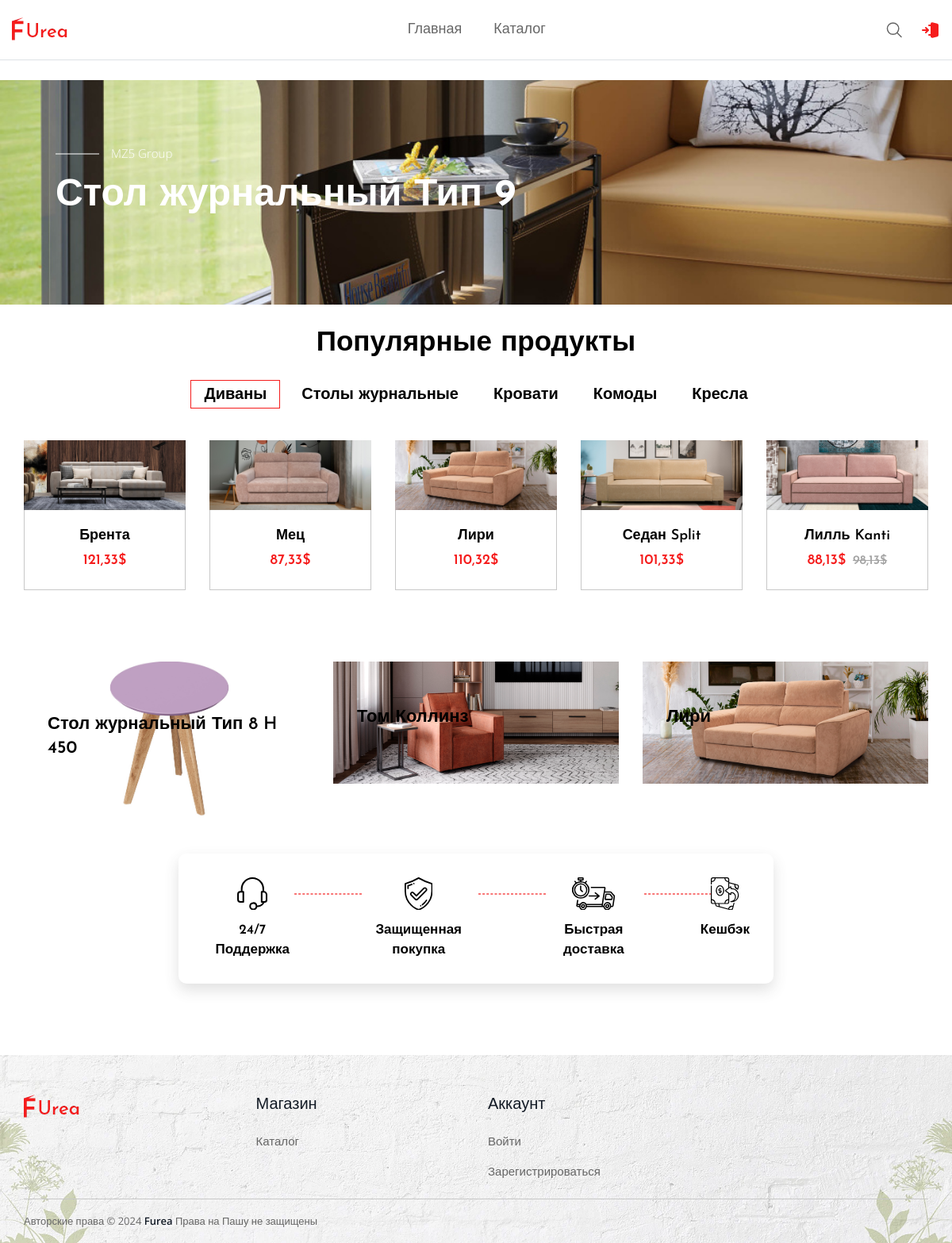
The page / on the database its author committed.
### shop/models/product.py (models this page shows, shortened)
class Product(models.Model):
    name = models.CharField(max_length=255)
    category = models.ForeignKey(Category, on_delete=models.CASCADE)
    description = models.TextField()
    created = models.DateTimeField(auto_now_add=True)
    price = models.DecimalField(max_digits=5, decimal_places=2)
    decimal = models.DecimalField(max_digits=5, decimal_places=2)
    brand = models.ForeignKey(Brand, on_delete=models.CASCADE)
    materials = models.ManyToManyField(Material)
    def get_new_price(self):
        return self.price - self.decimal
    def get_old_price(self):
        return self.price
    def has_discount(self):
        return self.decimal != 0

### shop/models/product_image.py (models this page shows)
class ProductImage(models.Model):
    product = models.ForeignKey(Product, on_delete=models.CASCADE, related_name='images')
    image = models.ImageField('product_images')

### shop/models/brand.py (models this page shows)
class Brand(models.Model):
    name = models.CharField(max_length=255)
    def __str__(self):
        return self.name

### shop/models/category.py (models this page shows)
class Category(models.Model):
    name = models.CharField(max_length=255)
    def __str__(self):
        return self.name

### FurnitureShop/views.py (the view)
# urls.py: path('', HomeView.as_view(), name='home')
class HomeView(TemplateView):
    template_name = 'pages/home.html'
    extra_context = {
        'title': 'Главная',
        'top_banner_products': Product.objects.order_by('?').all()[:3],
        'bottom_banner_products': Product.objects.order_by('?').all()[:3],
        'categories': {category: Product.objects.order_by('?').filter(category=category)[:10]
                       for category in Category.objects.all()}
    }

### cart/context_processors.py (called while the page is built)
def cart_processors(request):
    cart = Cart(request)
    return {
        'cart': {
            'items': cart.get_items(),
            'total_price': cart.get_total_price(),
            'total_count': cart.get_total_count()
        }
    }

### cart/service.py (called while the page is built)
    def get_items(self):
        return [self.__to_cart_item(product_id, self.__dict[product_id]) for product_id in self.__dict]

    def get_total_count(self):
        return sum(map(lambda x: int(x), self.__dict.values()))

    def get_total_price(self):
        return sum(
            map(lambda item: self.__model.objects.get(id=item[0]).get_new_price() * int(item[1]),
                self.__dict.items()))

### templates/pages/home.html (shortened to what this page needs)
{% extends 'layout.html' %}
{% load  static %}
{% block content %}
    <section class="hero__slider--section">
        <div class="hero__slider--inner hero__slider--activation swiper">
            <div class="hero__slider--wrapper swiper-wrapper">
                {% for product in top_banner_products %}
                    <div class="swiper-slide ">
                        <div class="hero__slider--items hero__slider--bg"
                             style="background-image: url('{{ product.images.all.0.image.url }}')">
                            <div class="container-fluid">
                                <div class="hero__slider--items__inner">
                                    <div class="row row-cols-1">
                                        <div class="col">
                                            <div class="slider__content">
                                                <p class="slider__content--desc desc1 text-white mb-15">{{ product.brand }}</p>
                                                <a href="{% url 'shop:details' product.id %}">
                                                    <h2 class="slider__content--maintitle text-white h1">{{ product.name }}</h2>
                                                </a>
                                            </div>
                                        </div>
                                    </div>
                                </div>
                            </div>
                        </div>
                    </div>
                {% endfor %}
            </div>
        </div>
    </section>
    <section class="product__section section--padding pt-0 mt-5">
        <div class="container-fluid">
            <div class="section__heading text-center mb-30">
                <h2 class="section__heading--maintitle">Популярные продукты</h2>
            </div>
            <ul class="product__tab--btn d-flex justify-content-center mb-50">
                {% for category, products in categories.items %}
                    <li class="product__tab--btn__list {% if forloop.first %}active{% endif %}"
                        data-toggle="tab"
                        data-target="#cat{{ category.id }}">
                        {{ category }}
                    </li>
                {% endfor %}
            </ul>
            <div class="tab_content">
                {% for category, products in categories.items %}
                    <div id="cat{{ category.id }}" class="tab_pane {% if forloop.first %}active show{% endif %}">
                        <div class="product__section--inner">
                            <div class="row row-cols-xl-5 row-cols-lg-4 row-cols-md-3 row-cols-2 mb--n30">
                                {% for product in products %}
                                    {% with product.images.all.0.image as cover %}
                                        <div class="col mb-30">
                                            <div class="product__items ">
                                                <div class="product__items--thumbnail">
                                                    <a class="product__items--link"
                                                       href="{% url 'shop:details' product.id %}">
                                                        <img class="product__items--img product__primary--img"
                                                             style="max-height: 93px; object-fit: cover"
                                                             src="{{ cover.url }}" alt="product-img">
                                                    </a>
                                                </div>
                                                <div class="product__items--content text-center">
                                                    <h3 class="product__items--content__title h4">
                                                        <a href="{% url 'shop:details' product.id %}">
                                                            {{ product.name|truncatechars:22 }}
                                                        </a>
                                                    </h3>
                                                    <div class="product__items--price">
                                                        <span class="current__price">{{ product.get_new_price }}$</span>
                                                        {% if product.has_discount %}
                                                            <span class="old__price">{{ product.get_old_price }}$</span>
                                                        {% endif %}
                                                    </div>
                                                </div>
                                            </div>
                                        </div>
                                    {% endwith %}
                                {% endfor %}
                            </div>
                        </div>
                    </div>
                {% endfor %}
            </div>
        </div>
    </section>
    <section class="banner__section section--padding pt-0">
        <div class="container-fluid">
            <div class="row row-cols-lg-3 row-cols-md-2 row-cols-sm-2 row-cols-1 mb--n28">
                {% for product in bottom_banner_products %}
                    {% with product.images.all.0.image as cover %}
                        <div class="col mb-28">
                            <div class="banner__items">
                                <a class="banner__items--thumbnail position__relative"
                                   href="{% url 'shop:details' product.id %}">
                                    <img class="banner__items--thumbnail__img" src="{{ cover.url }}" alt="banner-img"
                                         style="max-height: 202px; object-fit: cover">
                                    <div class="banner__items--content__style2">
                                        <h2 class="banner__items--content__style2--title">{{ product.name }}<br/>
                                        </h2>
                                    </div>
                                </a>
                            </div>
                        </div>
                    {% endwith %}
                {% endfor %}
            </div>
        </div>
    </section>
    <section class="shipping__section shipping_mt position__relative section--padding pt-0">
        <div class="container">
            <div class="shipping__section--inner border-radius-10 d-flex justify-content-center">
                <div class="shipping__items text-center">
                    <div class="shipping__items--icon">
                    </div>
                    <div class="shipping__items--content">
                        <h3 class="shipping__items--content__title">24/7 Поддержка</h3>
                    </div>
                </div>
                <div class="shipping__items text-center">
                    <div class="shipping__items--icon">
                    </div>
                    <div class="shipping__items--content">
                        <h3 class="shipping__items--content__title">Защищенная покупка</h3>
                    </div>
                </div>
                <div class="shipping__items text-center">
                    <div class="shipping__items--icon">
                    </div>
                    <div class="shipping__items--content">
                        <h3 class="shipping__items--content__title">Быстрая доставка</h3>
                    </div>
                </div>
                <div class="shipping__items text-center">
                    <div class="shipping__items--icon">
                    </div>
                    <div class="shipping__items--content">
                        <h3 class="shipping__items--content__title">Кешбэк</h3>
                    </div>
                </div>
            </div>
        </div>
    </section>
{% endblock content %}

### rows shown on the page
Product: images.all.0.image (picture), brand "MZ5 Group", name "Стол журнальный Тип 9"
Category: name "Диваны"
Category: name "Столы журнальные"
Category: name "Кровати"
Category: name "Комоды"
Category: name "Кресла"
Product: shows a picture, name "Брента", get_new_price "121,33"
Product: shows a picture, name "Мец", get_new_price "87,33"
Product: shows a picture, name "Лири", get_new_price "110,32"
Product: shows a picture, name "Седан Split", get_new_price "101,33"
Product: shows a picture, name "Лилль Kanti", get_new_price "88,13", get_old_price "98,13"
Product: shows a picture, name "Стол журнальный Тип 8 H 450"
Product: shows a picture, name "Том Коллинз"
